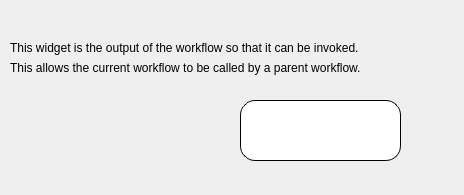
<?xml version="1.0" encoding="UTF-8"?>
<ui version="4.0">
 <class>Form</class>
 <widget class="QWidget" name="Form">
  <property name="geometry">
   <rect>
    <x>0</x>
    <y>0</y>
    <width>464</width>
    <height>195</height>
   </rect>
  </property>
  <property name="windowTitle">
   <string>Workflow Output</string>
  </property>
  <widget class="QLabel" name="label_description">
   <property name="geometry">
    <rect>
     <x>10</x>
     <y>40</y>
     <width>391</width>
     <height>16</height>
    </rect>
   </property>
   <property name="text">
    <string>This widget is the output of the workflow so that it can be invoked. </string>
   </property>
  </widget>
  <widget class="QPushButton" name="pushButton_show_hkh_website">
   <property name="geometry">
    <rect>
     <x>240</x>
     <y>100</y>
     <width>161</width>
     <height>61</height>
    </rect>
   </property>
   <property name="styleSheet">
    <string notr="true">background-color: white;
color: black;
border-style: outset;
border-width: 1px;
border-color: black;
border-radius: 15px;</string>
   </property>
   <property name="text">
    <string/>
   </property>
  </widget>
  <widget class="QLabel" name="label">
   <property name="geometry">
    <rect>
     <x>10</x>
     <y>60</y>
     <width>401</width>
     <height>16</height>
    </rect>
   </property>
   <property name="text">
    <string>This allows the current workflow to be called by a parent workflow.</string>
   </property>
  </widget>
 </widget>
 <resources/>
 <connections/>
</ui>
